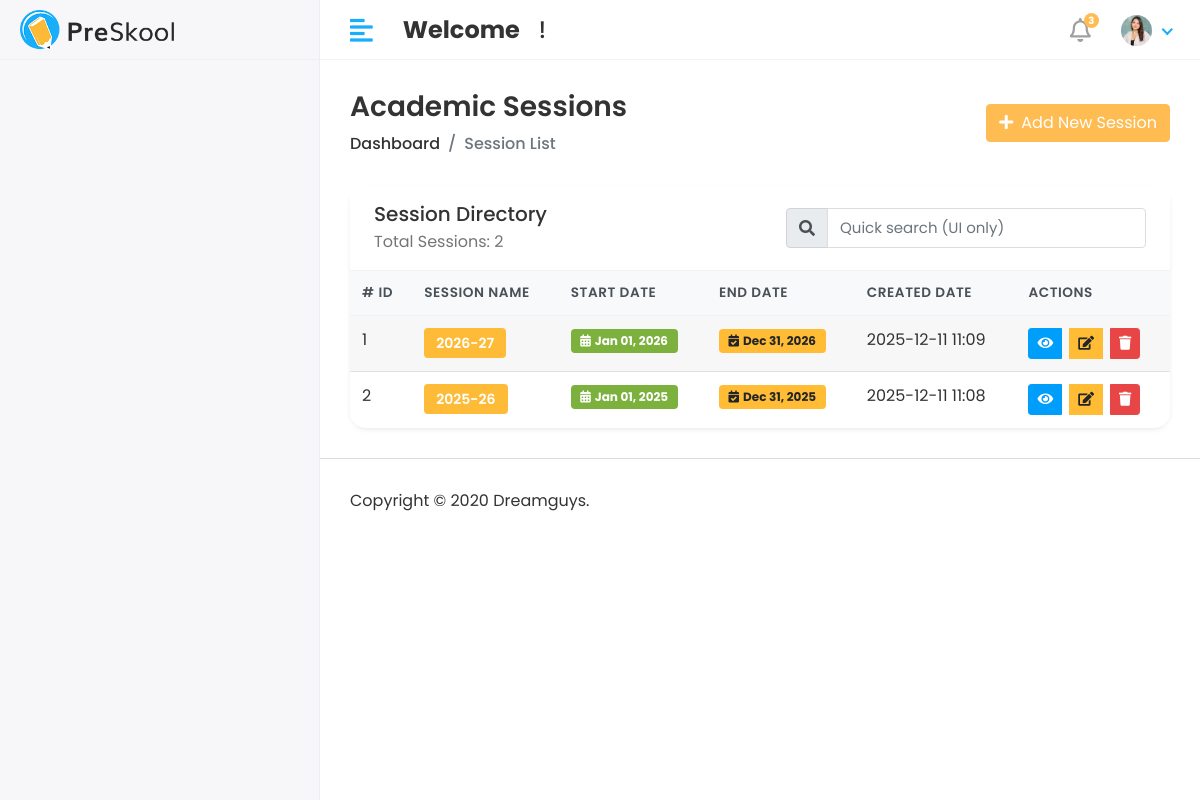
/academic/session-list/, run on the app's committed database.
### academic/models.py (models this page shows, shortened)
class Session(models.Model):
    name = models.CharField(max_length=20, unique=True, verbose_name="Academic Session")
    start_date = models.DateField()
    end_date = models.DateField()
    created_at = models.DateTimeField(auto_now_add=True)

### academic/views.py (the view)
# urls.py: path('session-list/', session_list, name='session_list'),
def session_list(request):
    sessions = Session.objects.all().order_by('-created_at')
    context = {
        'sessions': sessions
    }
    return render(request, 'Academic/session/session_list.html', context)

### templates/Academic/session/session_list.html (shortened to what this page needs)
{% extends "base.html" %}
{% load static %}
{% block content %}
<div class="content container-fluid">
    <div class="page-header">
        <div class="row align-items-center">
            <div class="col">
                <h3 class="page-title mb-2">Academic Sessions</h3>
                <ul class="breadcrumb mb-0">
                    <li class="breadcrumb-item"><a href="{% url 'admin_home_page' %}">Dashboard</a></li>
                    <li class="breadcrumb-item active">Session List</li>
                </ul>
            </div>
            <div class="col-auto mt-3 mt-md-0">
                <a href="{% url 'add_session' %}" class="btn btn-primary">
                    <i class="fas fa-plus mr-2"></i>Add New Session
                </a>
            </div>
        </div>
    </div>
    <div class="card shadow-sm session-table-card">
        <div class="card-header bg-white border-0 d-flex flex-column flex-md-row align-items-start align-items-md-center justify-content-between">
            <div>
                <h5 class="mb-1">Session Directory</h5>
                <p class="mb-0 text-muted">Total Sessions: {{ sessions|length }}</p>
            </div>
            <form class="form-inline mt-3 mt-md-0">
                <div class="input-group">
                    <div class="input-group-prepend">
                        <span class="input-group-text"><i class="fas fa-search"></i></span>
                    </div>
                    <input type="text" class="form-control" id="sessionSearch" placeholder="Quick search (UI only)">
                </div>
            </form>
        </div>
        <div class="table-responsive">
            <table class="table table-hover table-striped align-middle mb-0" id="sessionTable">
                <thead class="thead-light">
                    <tr>
                        <th scope="col"># ID</th>
                        <th scope="col">Session Name</th>
                        <th scope="col">Start Date</th>
                        <th scope="col">End Date</th>
                        <th scope="col">Created Date</th>
                        <th scope="col">Actions</th>
                    </tr>
                </thead>
                <tbody>
                    {% for session in sessions %}
                        <tr>
                            <td>{{ forloop.counter }}</td>
                            <td>
                                <span class="badge badge-primary badge-session">{{ session.name }}</span>
                            </td>
                            <td>
                                <span class="badge badge-success date-badge">
                                    <i class="fas fa-calendar-alt mr-1"></i>{{ session.start_date|date:"M d, Y" }}
                                </span>
                            </td>
                            <td>
                                <span class="badge badge-warning date-badge">
                                    <i class="fas fa-calendar-check mr-1"></i>{{ session.end_date|date:"M d, Y" }}
                                </span>
                            </td>
                            <td>{{ session.created_at|date:"Y-m-d H:i"|default:"—" }}</td>
                            <td>
                                <div class="btn-group" role="group">
                                    <a href="{% url 'session_detail' session.id %}" class="btn btn-sm btn-info mr-2" title="View">
                                        <i class="fas fa-eye"></i>
                                    </a>
                                    <a href="{% url 'edit_session' session.id %}" class="btn btn-sm btn-warning mr-2" title="Edit">
                                        <i class="fas fa-edit"></i>
                                    </a>
                                    <a href="{% url 'delete_session' session.id %}" class="btn btn-sm btn-danger" title="Delete" onclick="return confirm('Are you sure you want to delete this session?')">
                                        <i class="fas fa-trash"></i>
                                    </a>
                                </div>
                            </td>
                        </tr>
                    {% endfor %}
                </tbody>
            </table>
        </div>
    </div>
</div>
{% endblock %}

### static/assets/css/style.css (style rules this page uses)
html { height: 100%; }
body { background-color: #fff; color: #333; font-family: 'Poppins', sans-serif; font-size: 1rem; height: 100%; line-height: 1.5; overflow-x: hidden; }
h1, h2, h3, h4, h5, h6 { font-family: 'Poppins', sans-serif; margin-top: 0; }
.form-control { border: 1px solid #ddd; box-shadow: none; color: #333; font-size: 15px; height: 40px; }
a { color: #009ce7; }
input, button, a { transition: all 0.4s ease; -moz-transition: all 0.4s ease; -o-transition: all 0.4s ease; -ms-transition: all 0.4s ease; -webkit-transition: all 0.4s ease; }
input, input:focus, button, button:focus { outline: none; }
input[type=text], input[type=password] { -webkit-appearance: none; -moz-appearance: none; appearance: none; }
.input-group .form-control { height: 40px; }
ul, ol { padding: 0px; list-style: none; }
.table { color: #333; max-width: 100%; margin-bottom: 0; width: 100%; }
.table-striped>tbody>tr:nth-of-type(2n+1) { background-color: #f8f9fa; }
.table thead tr th { font-weight: 600; }
.table tbody tr { border-bottom: 1px solid rgba(0, 0, 0, 0.05); }
.table-striped thead tr { border-color: transparent; }
.table-striped tbody tr { border-color: transparent; }
.table-striped tbody tr:nth-of-type(even) { background-color: rgba(255, 255, 255, 0.3); }
.table-striped tbody tr:nth-of-type(odd) { background-color: rgba(235, 235, 235, 0.4); }
.table .thead-light th { color: #495057; background-color: #f8f9fa; border-color: #eff2f7; }
.pro-bg-primary, .badge-primary { background-color: #fdbb38 !important; }
.bg-success, .badge-success { background-color: #7bb13c !important; }
.bg-warning, .badge-warning { background-color: #ffbc34 !important; }
.bg-white { background-color: #fff; }
.text-muted { color: #757575 !important; }
.btn-primary { background-color: #FFBC53; border: 1px solid #FFBC53; }
.btn-info { background-color: #009efb; border: 1px solid #009efb }
.btn-warning { background-color: #ffbc34; border: 1px solid #ffbc34 }
.btn-danger { background-color: #e84646; border: 1px solid #e84646; }
.card { border: 1px solid #ececf5; box-shadow: 0 1px 3px 0 rgba(0, 0, 0, 0.03); margin-bottom: 1.875rem; }
.card-header { border-bottom: 1px solid #e6e6e6; padding: 1rem 1.5rem; }
.card .card-header { background-color: #fff; border-bottom: 1px solid #eaeaea; }
.page-wrapper>.content { padding: 1.875rem 1.875rem 0; }
.page-header { margin-bottom: 1.875rem; }
.page-header .breadcrumb { background-color: transparent; color: #6c757d; font-size: 1rem; font-weight: 500; margin-bottom: 0; padding: 0; }
.page-header .breadcrumb a { color: #333; }
.page-title { font-size: 28px; font-weight: 600; color: #333; margin-bottom: 5px; }

### templates/Academic/session/session_list.html (style rules this page uses)
.table thead th { border-bottom-width: 1px; font-size: 0.85rem; text-transform: uppercase; letter-spacing: 0.04em; }
.session-table-card { border: 0; border-radius: 1rem; }
.badge-session { font-size: 0.875rem; padding: 0.5rem 0.75rem; font-weight: 600; }
.date-badge { font-size: 0.75rem; padding: 0.35rem 0.6rem; }

### data on the page
Session: name "2026-27", start_date "Jan 01, 2026", end_date "Dec 31, 2026", created_at "2025-12-11 11:09"
Session: name "2025-26", start_date "Jan 01, 2025", end_date "Dec 31, 2025", created_at "2025-12-11 11:08"

### other printed values
{{ sessions|length }} "2"
